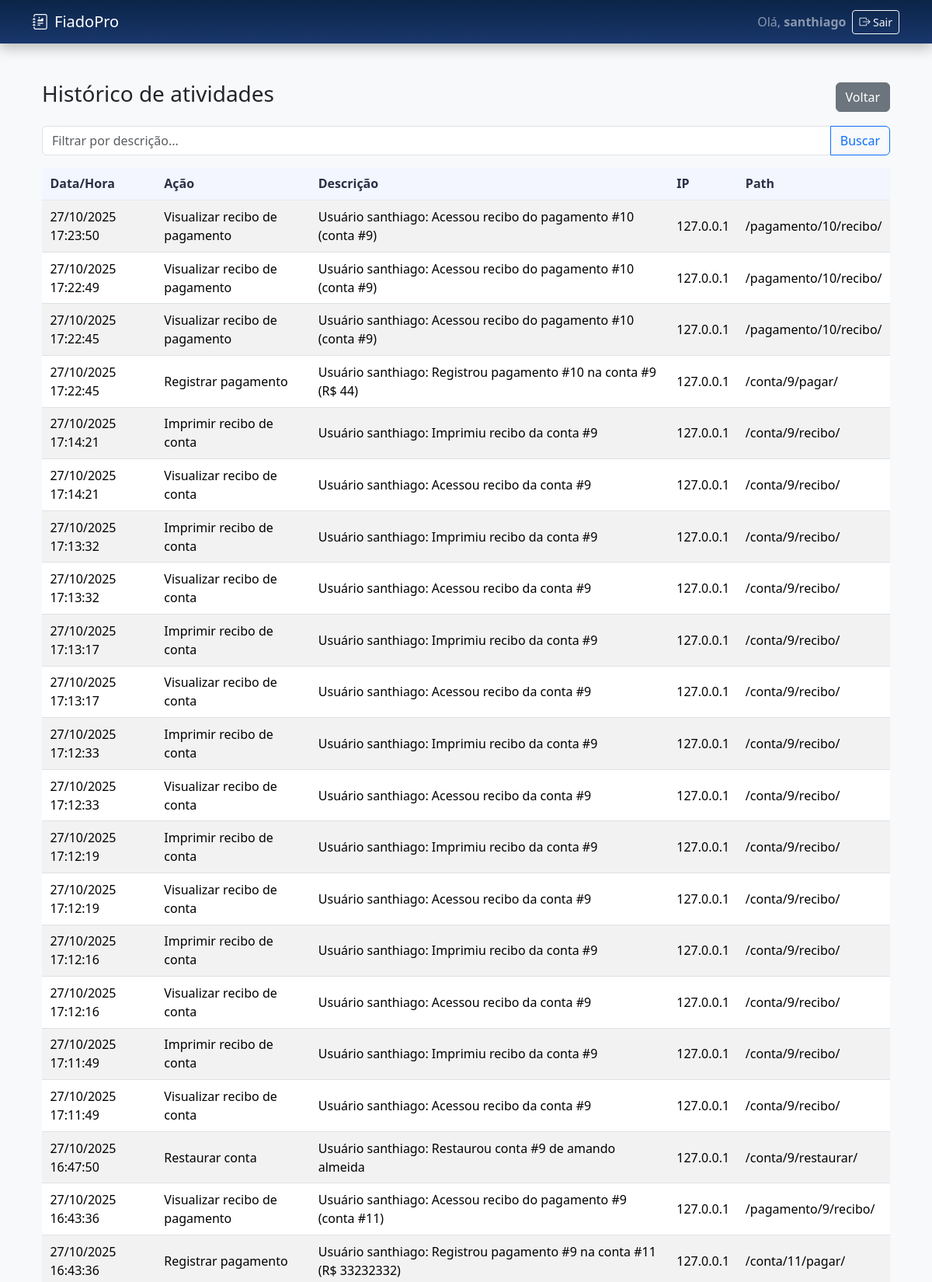
Screenshot of /historico/ (signed in, upper part) with the database file from the repository.
### carteira/models.py (models this page shows, shortened)
class AuditLog(models.Model):
    ACTION_CHOICES = (
        ("conta_criar", "Criar conta"),
        ("conta_excluir", "Excluir conta"),
        ("conta_restaurar", "Restaurar conta"),
        ("conta_recibo", "Visualizar recibo de conta"),
        ("conta_recibo_print", "Imprimir recibo de conta"),
        ("pgto_registrar", "Registrar pagamento"),
        ("pgto_recibo", "Visualizar recibo de pagamento"),
        ("pgto_recibo_print", "Imprimir recibo de pagamento"),
        ("login", "Login"),
        ("logout", "Logout"),
        ("outro", "Outro"),
    )
    user = models.ForeignKey(User, null=True, blank=True, on_delete=models.SET_NULL, related_name="audit_logs")
    action = models.CharField(max_length=40, choices=ACTION_CHOICES, default="outro")
    descricao = models.TextField()  # ex.: "Excluiu conta #4 (motivo: ...)"
    created_at = models.DateTimeField(default=timezone.now, db_index=True)
    path = models.CharField(max_length=255, blank=True)
    method = models.CharField(max_length=10, blank=True)
    ip = models.GenericIPAddressField(null=True, blank=True)
    user_agent = models.TextField(blank=True)
    extra = models.JSONField(null=True, blank=True)
    class Meta:
        ordering = ["-created_at", "-id"]
        indexes = [
            models.Index(fields=["created_at"]),
            models.Index(fields=["action"]),
        ]

### carteira/views.py (the view)
# urls.py: path("historico/", views.historico, name="historico"),
@login_required
def historico(request):
    q = request.GET.get("q", "").strip()
    base = AuditLog.objects.filter(user=request.user)
    if q:
        base = base.filter(descricao__icontains=q)
    logs = base.order_by("-created_at", "-id")[:500]
    return render(request, "carteira/historico.html", {"logs": logs, "q": q})

### carteira/templates/carteira/historico.html
{% extends "carteira/base.html" %}
{% block content %}
<div class="container py-4">
  <div class="d-flex justify-content-between align-items-center mb-3">
    <h3>Histórico de atividades</h3>
    <a href="{% url 'carteira:dashboard' %}" class="btn btn-secondary">Voltar</a>
  </div>
  <form method="get" class="mb-3">
    <div class="input-group">
      <input type="text" name="q" value="{{ q }}" class="form-control" placeholder="Filtrar por descrição...">
      <button class="btn btn-outline-primary">Buscar</button>
    </div>
  </form>
  <div class="table-responsive">
    <table class="table table-sm table-striped align-middle">
      <thead>
        <tr>
          <th>Data/Hora</th>
          <th>Ação</th>
          <th>Descrição</th>
          <th>IP</th>
          <th>Path</th>
        </tr>
      </thead>
      <tbody>
        {% for l in logs %}
        <tr>
          <td>{{ l.created_at|date:"d/m/Y H:i:s" }}</td>
          <td>{{ l.get_action_display }}</td>
          <td>{{ l.descricao }}</td>
          <td>{{ l.ip|default:"—" }}</td>
          <td>{{ l.path }}</td>
        </tr>
        {% empty %}
        <tr><td colspan="5" class="text-muted">Sem registros.</td></tr>
        {% endfor %}
      </tbody>
    </table>
  </div>
</div>
{% endblock %}

### carteira/templates/carteira/base.html (shortened to what this page needs)
<!doctype html>
<html lang="pt-br">
<head>
  <link href="https://cdn.jsdelivr.net/npm/bootstrap@5.3.3/dist/css/bootstrap.min.css" rel="stylesheet">
  <link href="https://cdn.jsdelivr.net/npm/bootstrap-icons@1.11.3/font/bootstrap-icons.css" rel="stylesheet">
</head>
<body class="bg-light">
  {% load static %}
  <nav class="navbar navbar-expand-lg navbar-dark navbar-fiado sticky-top">
    <div class="container">
      <a class="navbar-brand d-flex align-items-center" href="{% url 'carteira:dashboard' %}">
        <i class="bi bi-journal-richtext me-2"></i> FiadoPro
      </a>
      <div class="collapse navbar-collapse" id="mainNav">
        <div class="d-flex align-items-center gap-2">
          {% if request.user.is_authenticated %}
          <span class="navbar-text d-none d-sm-inline text-white-50">
            Olá, <strong>{{ request.user.username }}</strong>
          </span>
          <form method="post" action="{% url 'logout' %}" class="d-inline">
            <button type="submit" class="btn btn-outline-light btn-sm">
              <i class="bi bi-box-arrow-right"></i> Sair
            </button>
          </form>
          {% endif %}
        </div>
      </div>
    </div>
  </nav>
  <div class="container py-4">
    {% block content %}{% endblock %}
  </div>
</body>
</html>

### carteira/templates/carteira/base.html (style rules this page uses)
:root { --azul-escuro: #0b2447; --azul-medio: #19376d; --azul-claro: #576cbc; --azul-destaque: #a5d7e8; }
.navbar-fiado { background: linear-gradient(180deg, var(--azul-escuro), var(--azul-medio)); box-shadow: 0 6px 16px rgba(0, 0, 0, .25); }
.table thead th { position: sticky; top: 0; background: #f3f5ff; z-index: 1; font-weight: 600; color: #2a2f45; border-bottom: 1px solid #e5e7f0 !important; }
.table.table-sm td, .table.table-sm th { padding: .55rem .65rem; }

### rows the page displays
AuditLog: created_at "27/10/2025 17:23:50", action "Visualizar recibo de pagamento", descricao "Usuário santhiago: Acessou recibo do pagamento #10 (conta #9)", ip "127.0.0.1", path "/pagamento/10/recibo/"
AuditLog: created_at "27/10/2025 17:22:49", action "Visualizar recibo de pagamento", descricao "Usuário santhiago: Acessou recibo do pagamento #10 (conta #9)", ip "127.0.0.1", path "/pagamento/10/recibo/"
AuditLog: created_at "27/10/2025 17:22:45", action "Visualizar recibo de pagamento", descricao "Usuário santhiago: Acessou recibo do pagamento #10 (conta #9)", ip "127.0.0.1", path "/pagamento/10/recibo/"
AuditLog: created_at "27/10/2025 17:22:45", action "Registrar pagamento", descricao "Usuário santhiago: Registrou pagamento #10 na conta #9 (R$ 44)", ip "127.0.0.1", path "/conta/9/pagar/"
AuditLog: created_at "27/10/2025 17:14:21", action "Imprimir recibo de conta", descricao "Usuário santhiago: Imprimiu recibo da conta #9", ip "127.0.0.1", path "/conta/9/recibo/"
AuditLog: created_at "27/10/2025 17:14:21", action "Visualizar recibo de conta", descricao "Usuário santhiago: Acessou recibo da conta #9", ip "127.0.0.1", path "/conta/9/recibo/"
AuditLog: created_at "27/10/2025 17:13:32", action "Imprimir recibo de conta", descricao "Usuário santhiago: Imprimiu recibo da conta #9", ip "127.0.0.1", path "/conta/9/recibo/"
AuditLog: created_at "27/10/2025 17:13:32", action "Visualizar recibo de conta", descricao "Usuário santhiago: Acessou recibo da conta #9", ip "127.0.0.1", path "/conta/9/recibo/"
AuditLog: created_at "27/10/2025 17:13:17", action "Imprimir recibo de conta", descricao "Usuário santhiago: Imprimiu recibo da conta #9", ip "127.0.0.1", path "/conta/9/recibo/"
AuditLog: created_at "27/10/2025 17:13:17", action "Visualizar recibo de conta", descricao "Usuário santhiago: Acessou recibo da conta #9", ip "127.0.0.1", path "/conta/9/recibo/"
AuditLog: created_at "27/10/2025 17:12:33", action "Imprimir recibo de conta", descricao "Usuário santhiago: Imprimiu recibo da conta #9", ip "127.0.0.1", path "/conta/9/recibo/"
AuditLog: created_at "27/10/2025 17:12:33", action "Visualizar recibo de conta", descricao "Usuário santhiago: Acessou recibo da conta #9", ip "127.0.0.1", path "/conta/9/recibo/"
AuditLog: created_at "27/10/2025 17:12:19", action "Imprimir recibo de conta", descricao "Usuário santhiago: Imprimiu recibo da conta #9", ip "127.0.0.1", path "/conta/9/recibo/"
AuditLog: created_at "27/10/2025 17:12:19", action "Visualizar recibo de conta", descricao "Usuário santhiago: Acessou recibo da conta #9", ip "127.0.0.1", path "/conta/9/recibo/"
AuditLog: created_at "27/10/2025 17:12:16", action "Imprimir recibo de conta", descricao "Usuário santhiago: Imprimiu recibo da conta #9", ip "127.0.0.1", path "/conta/9/recibo/"
AuditLog: created_at "27/10/2025 17:12:16", action "Visualizar recibo de conta", descricao "Usuário santhiago: Acessou recibo da conta #9", ip "127.0.0.1", path "/conta/9/recibo/"
AuditLog: created_at "27/10/2025 17:11:49", action "Imprimir recibo de conta", descricao "Usuário santhiago: Imprimiu recibo da conta #9", ip "127.0.0.1", path "/conta/9/recibo/"
AuditLog: created_at "27/10/2025 17:11:49", action "Visualizar recibo de conta", descricao "Usuário santhiago: Acessou recibo da conta #9", ip "127.0.0.1", path "/conta/9/recibo/"
AuditLog: created_at "27/10/2025 16:47:50", action "Restaurar conta", descricao "Usuário santhiago: Restaurou conta #9 de amando almeida", ip "127.0.0.1", path "/conta/9/restaurar/"
AuditLog: created_at "27/10/2025 16:43:36", action "Visualizar recibo de pagamento", descricao "Usuário santhiago: Acessou recibo do pagamento #9 (conta #11)", ip "127.0.0.1", path "/pagamento/9/recibo/"
AuditLog: created_at "27/10/2025 16:43:36", action "Registrar pagamento", descricao "Usuário santhiago: Registrou pagamento #9 na conta #11 (R$ 33232332)", ip "127.0.0.1", path "/conta/11/pagar/"

### other values shown
{{ request.user.username }} "santhiago"
